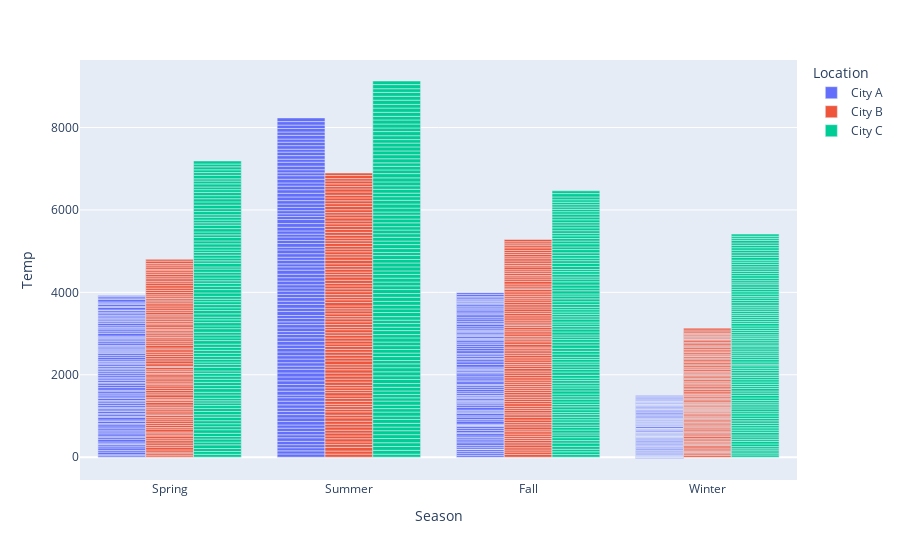

The notebook cell saved with this chart:
### Markdown cell above
Let's now take a look at some visualizations to use when comparing values between groups. Let's start off with the most used, the bar chart. 

Compare Values - Bar Chart

### Code cell
# We will use Plotly to create the visuals 
barchart = px.bar(df, x = "Season", color = "Location", y = "Temp", barmode = "group")
barchart.show()

### Figure 1 — Plotly figure (JSON) as saved in the notebook; plotly's stock layout.template omitted (floating-point values rounded to 4 significant figures; data arrays with more than 128 entries replaced by an {"elided": "..."} marker saying what was removed)
{"data": [{"alignmentgroup": "True", "hovertemplate": "Location=City A<br>Season=%{x}<br>Temp=%{y}<extra></extra>", "legendgroup": "City A", "marker": {"color": "#636efa", "pattern": {"shape": ""}}, "name": "City A", "offsetgroup": "City A", "orientation": "v", "showlegend": true, "textposition": "auto", "type": "bar", "x": {"elided": "400 str values"}, "xaxis": "x", "y": {"elided": "400 int values"}, "yaxis": "y"}, {"alignmentgroup": "True", "hovertemplate": "Location=City B<br>Season=%{x}<br>Temp=%{y}<extra></extra>", "legendgroup": "City B", "marker": {"color": "#EF553B", "pattern": {"shape": ""}}, "name": "City B", "offsetgroup": "City B", "orientation": "v", "showlegend": true, "textposition": "auto", "type": "bar", "x": {"elided": "400 str values"}, "xaxis": "x", "y": {"elided": "400 int values"}, "yaxis": "y"}, {"alignmentgroup": "True", "hovertemplate": "Location=City C<br>Season=%{x}<br>Temp=%{y}<extra></extra>", "legendgroup": "City C", "marker": {"color": "#00cc96", "pattern": {"shape": ""}}, "name": "City C", "offsetgroup": "City C", "orientation": "v", "showlegend": true, "textposition": "auto", "type": "bar", "x": {"elided": "400 str values"}, "xaxis": "x", "y": {"elided": "400 int values"}, "yaxis": "y"}], "layout": {"barmode": "group", "legend": {"title": {"text": "Location"}, "tracegroupgap": 0}, "margin": {"t": 60}, "xaxis": {"anchor": "y", "domain": [0, 1], "title": {"text": "Season"}}, "yaxis": {"anchor": "x", "autorange": true, "domain": [0, 1], "title": {"text": "Temp"}}}}
